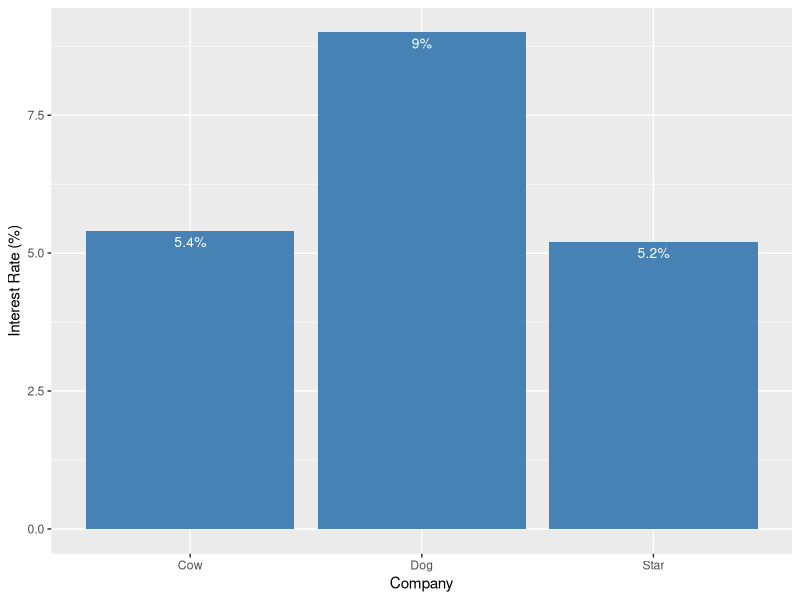

Reproduce this figure in R.
library(ggplot2)

df <- data.frame(company=c("Star", "Cow", "Dog"),
                 interest_rate=c(5.20, 5.40, 9.00))
head(df)

# Basic barplot
p<-ggplot(data=df, aes(x=company, y=interest_rate)) +
  geom_bar(stat="identity", fill="steelblue")+
  geom_text(aes(label = paste0(interest_rate, "%")), vjust=1.6, size=3.5, color="white")+
  labs(
    x = "Company",
    y = "Interest Rate (%)"
  )
p

minimal_risk_for_surcharge = function(r_free, prob_default, recovery_rate) {
  (1 + r_free) * (prob_default*(1-recovery_rate))/(1-prob_default*(1-recovery_rate))
}


data1 = data.frame(company=c("Star", "Cow", "Dog"),
                  prob_default=c(0.03,0.12,7.27),
                  r_premim=c(0.02,0.09,5.00),
                  agreedinterest=c(5.20,5.40,9.00),
                  r_min=c(0,0,0),
                  npv=c(0,0,0)
                  )

r_free = 0.049
recovery_rate = 0.3945
market_rate = 5/100

for (i in 1:nrow(data1)) {
  data1$r_min[i] = minimal_risk_for_surcharge(r_free, data1$prob_default[i]/100, recovery_rate)*100
}

print(paste0("Risk for Star ", minimal_risk_for_surcharge(r_free, 0.0003, recovery_rate)*100, "%"))
print(paste0("Risk for Cow ", minimal_risk_for_surcharge(r_free, 0.0012, recovery_rate)*100, "%"))
print(paste0("Risk for Dog ", minimal_risk_for_surcharge(r_free, 0.0727, recovery_rate)*100, "%"))

npv_computal = function(today_cashflow, agreedinterest, market_rate, risk_premium) {
  today_cashflow + (abs(today_cashflow) * (1+agreedinterest))/(1+market_rate+risk_premium)
}

for (i in 1:nrow(data1)) {
  data1$npv[i] = npv_computal(-1000000, data1$agreedinterest[i]/100, market_rate, data1$r_premim[i]/100)
}

print(paste0("The company with highest NPV: ", data1$company[which.max(data1$npv)]))
